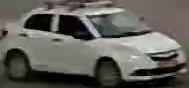
#> input picture data/crops_test/cam01_v0_car_189x88.jpg, 189 x 88 px; its folder holds only this picture in this run
$ python -i plate_finder.py   (imports and definitions only)   (older library calls are emulated)
#> lines starting #> are read from the running program, lines starting #| are printed output that depends on the picture; after the words box and inside, x2 and y2 are one past the last pixel; in counts of white or black regions, pixels touching at a corner belong together
#> further down, picture is the input picture: shape (88, 189, 3); mean B, G, R 90.3, 95.8, 97.8
import re
import logging
from typing import Dict, Any, List, Optional
import cv2
import numpy as np

log = logging.getLogger("sentinel.platefinder")

# Indian Motor Vehicles Act Syntax Definitions
STATES = set([
    "AN", "AP", "AR", "AS", "BR", "CG", "CH", "DD", "DL", "DN", "GA", "GJ",
    "HP", "HR", "JH", "JK", "KA", "KL", "LA", "LD", "MH", "ML", "MN", "MP",
    "MZ", "NL", "OD", "PB", "PY", "RJ", "SK", "TN", "TR", "TS", "UK", "UP", "WB"
])

DIGIT_MAP = {"O": "0", "I": "1", "L": "1", "B": "8", "S": "5", "Z": "2"}
# ponytail: removed A→4, D→0, T→1, G→6 — all are valid Indian series letters (AB, DL, TN, GA).
# Positional correction in correct_indian_plate_syntax handles digit-position OCR noise instead.
ALPHA_MAP = {"0": "O", "1": "I", "8": "B", "5": "S", "2": "Z", "6": "C", "3": "J"}
# ponytail: removed 9→A and 4→A — ambiguous single-char mappings produce more false plates than they fix.

# OSD/camera-ID tokens and pole signboard ad numbers that mimic plates but are not vehicles
OSD_BLACKLIST = (
    "CSITMS", "PTZ", "MS32", "MS10", "MS31", "CAM", "CH", "FIX", "SPEED",
    "LIMIT", "CHIMAN", "JANPATH", "LANE", "CORP", "POLICE", "BRIDGE", "TRAFFIC",
    "75750", "ADVERTISE", "VISAT", "PTZ1", "HOTEL", "CONTACT"
)


def strip_osd_bands(bgr: np.ndarray) -> np.ndarray:
    """Cut top/bottom overlay bands where timestamps and camera names sit."""
    if bgr is None or bgr.size == 0:
        return bgr
    h = bgr.shape[0]
#> h = 88
    top = int(h * 0.09)
#> top = 7
    bottom = int(h * 0.90)
#> bottom = 79
    return bgr[top:bottom, :]
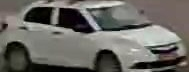
#> returned value: shape (72, 189, 3); mean of channels 0, 1, 2 98.9, 104.2, 106; drawn as B, G, R


def is_osd_false_positive(norm: str) -> bool:
    return any(tok in norm for tok in OSD_BLACKLIST)


# [189 lines left out: functions deskew_plate, enhance_crop_multi_condition, correct_indian_plate_syntax, not called in this run]


_ocr = None


def get_engine():
    global _ocr
    if _ocr is not None:
        return _ocr
    try:
        from rapidocr_onnxruntime import RapidOCR
        _ocr = RapidOCR()
        return _ocr
    except Exception as e:
        log.warning("OCR engine unavailable: %s", e)
        return None


def find_plate_regions(bgr: np.ndarray) -> List[tuple]:
    """Classical plate proposals: edge density + rectangular contours + aspect ratio."""
    if bgr is None or bgr.size == 0:
        return []
    h, w = bgr.shape[:2]
#> h = 72; w = 189
    gray = cv2.cvtColor(bgr, cv2.COLOR_BGR2GRAY)
    gray = cv2.bilateralFilter(gray, 9, 40, 40)
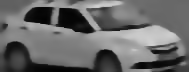
#> gray: shape (72, 189); min 1, max 209, mean 104.4

    rect = cv2.getStructuringElement(cv2.MORPH_RECT, (13, 5))
    blackhat = cv2.morphologyEx(gray, cv2.MORPH_BLACKHAT, rect)
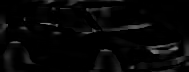
#> blackhat: shape (72, 189); min 0, max 122, mean 6.4
    _, thresh = cv2.threshold(blackhat, 30, 255, cv2.THRESH_BINARY)
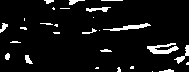
#> thresh: shape (72, 189); 6.7% white; 28 white regions (15 under 20 px), largest, box (x1, y1, x2, y2) and area: (147, 43, 179, 54) 191, (103, 23, 151, 31) 142, (174, 45, 189, 64) 85

    sobel = cv2.Sobel(gray, cv2.CV_8U, 1, 0, ksize=3)
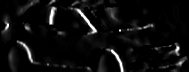
#> sobel: shape (72, 189); min 0, max 255, mean 13.2
    _, sobel_t = cv2.threshold(sobel, 80, 255, cv2.THRESH_BINARY)
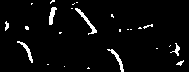
#> sobel_t: shape (72, 189); 4% white; 25 white regions (17 under 20 px), largest, box (x1, y1, x2, y2) and area: (75, 8, 97, 35) 115, (107, 49, 124, 72) 88, (17, 41, 33, 63) 81
    combined = cv2.bitwise_or(thresh, sobel_t)
#> combined: shape (72, 189); 10% white; 31 white regions (16 under 20 px), largest, box (x1, y1, x2, y2) and area: (147, 43, 180, 56) 225, (103, 23, 153, 32) 163, (75, 8, 97, 35) 130
    combined = cv2.morphologyEx(combined, cv2.MORPH_CLOSE, rect)
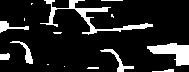
#> combined: shape (72, 189); 13.3% white; 15 white regions (6 under 20 px)

    contours, _ = cv2.findContours(combined, cv2.RETR_EXTERNAL, cv2.CHAIN_APPROX_SIMPLE)
#> contours = 15 contours, 9 with area under 20; largest, box (x1, y1, x2, y2) and area: (40, 0, 153, 35) 476, (147, 43, 189, 66) 456, (100, 49, 134, 72) 115, (10, 41, 33, 64) 99, (0, 21, 29, 33) 96, (0, 53, 10, 60) 46
    boxes = []
    frame_area = h * w
#> frame_area = 13608
    for c in contours:
        x, y, cw, ch = cv2.boundingRect(c)
        if ch == 0:
            continue
        area = cw * ch
        aspect = cw / ch
        # Support both single-row standard plates (aspect ~3-5) and dual-row commercial plates (aspect ~1.1-1.6)
        if not (0.9 <= aspect <= 6.5):
            continue
        if not (0.0008 * frame_area <= area <= 0.05 * frame_area):
            continue
        peri = cv2.arcLength(c, True)
        approx = cv2.approxPolyDP(c, 0.04 * peri, True)
        if len(approx) < 4:
            continue
        boxes.append((x, y, cw, ch))
#> this loop made 15 passes
#> (x, y, cw, ch, area, aspect) on passes 1, 6, 7, 15: (152, 69, 22, 3, 66, 7.33), (100, 49, 34, 23, 782, 1.48), (147, 43, 42, 23, 966, 1.83), (40, 0, 113, 35, 3955, 3.23)
#> (x, y, cw, ch, area, aspect, peri) on passes 8, 10: (10, 41, 23, 23, 529, 1, 78.28), (0, 21, 29, 12, 348, 2.42, 77.31)
#> after the loop, boxes = [(0, 53, 10, 7), (10, 41, 23, 23), (53, 32, 9, 2), (0, 21, 29, 12)]

    boxes.sort(key=lambda b: b[2] * b[3], reverse=True)
    return boxes[:12]


def ocr_crop(bgr: np.ndarray, box=None) -> List[Dict[str, Any]]:
    """Runs multi-condition enhanced OCR on a vehicle plate crop, supporting dual-line plates."""
    engine = get_engine()
    if engine is None:
        return []

    crop = bgr
    if box is not None:
        x, y, w, h = box
        pad = 6
        x0, y0 = max(0, x - pad), max(0, y - pad)
        x1, y1 = min(bgr.shape[1], x + w + pad), min(bgr.shape[0], y + h + pad)
        crop = bgr[y0:y1, x0:x1]
        if crop.size == 0:
            return []

    candidates = enhance_crop_multi_condition(crop)
    out = []
    seen_plates = set()

    for cand in candidates:
        try:
            result, _ = engine(cand)
        except Exception:
            continue

        if not result:
            continue

        # 1. First attempt: Combined multiline (for two-row plates)
        if len(result) > 1:
            sorted_by_y = sorted(result, key=lambda r: (r[0][0][1] + r[0][2][1]) / 2)
            combined_raw = "".join(r[1] for r in sorted_by_y)
            valid_combined = correct_indian_plate_syntax(combined_raw)
            if valid_combined and valid_combined not in seen_plates:
                seen_plates.add(valid_combined)
                avg_conf = float(np.mean([r[2] for r in result]))
                out.append({
                    "plate": valid_combined,
                    "raw": combined_raw,
                    "confidence": round(avg_conf, 3),
                    "gj": valid_combined.startswith("GJ"),
                    "multiline": True
                })

        # 2. Second attempt: Individual detected text blocks
        for _box, text, conf in result:
            valid_plate = correct_indian_plate_syntax(text)
            if not valid_plate or valid_plate in seen_plates:
                continue
            seen_plates.add(valid_plate)
            out.append({
                "plate": valid_plate,
                "raw": text,
                "confidence": round(float(conf), 3),
                "gj": valid_plate.startswith("GJ"),
                "multiline": False
            })

        if out:
            break

    return out


def scan_frame(bgr: np.ndarray) -> Dict[str, Any]:
    """Full scan: region proposals first, whole-frame OCR as fallback."""
    bgr_clean = strip_osd_bands(bgr)
    boxes = find_plate_regions(bgr_clean)
#> boxes = [(10, 41, 23, 23), (0, 21, 29, 12), (0, 53, 10, 7), (53, 32, 9, 2)]
    hits: List[Dict[str, Any]] = []
    seen = set()

    for b in boxes:
        for hit in ocr_crop(bgr_clean, b):
            if hit["plate"] not in seen:
                seen.add(hit["plate"])
                hits.append({**hit, "source": "region"})
#> this loop made 1 pass
#> after the loop, hits = []; seen = 0 items

    if not hits:
        for hit in ocr_crop(bgr_clean, None):
            if hit["plate"] not in seen:
                seen.add(hit["plate"])
                hits.append({**hit, "source": "fullframe"})

    hits.sort(key=lambda h: (not h["gj"], -h["confidence"]))
    return {"regions": len(boxes), "plates": hits}

>>> import cv2
>>> picture = cv2.imread('../../../data/crops_test/cam01_v0_car_189x88.jpg')
#> (the run stopped early here; a loop or call above may not have finished)
